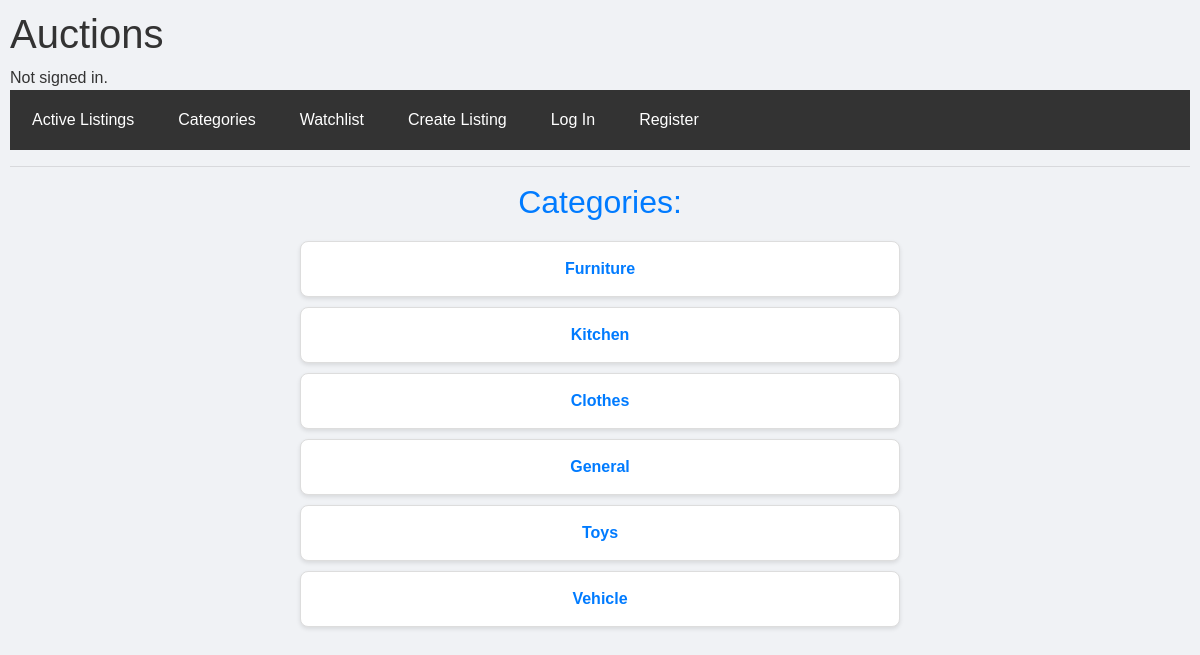
The page /categories on the database its author committed.
### auctions/models.py (models this page shows, shortened)
class Category(models.Model):
    name = models.CharField(max_length=100)

### auctions/views.py (the view)
# urls.py: path("categories", views.categories_listing, name="categories_listing"),
def categories_listing(request):
    categories = Category.objects.all()
    return render(request, "auctions/category.html", {
        "categories": categories
    })

### auctions/templates/auctions/category.html
{% extends "auctions/layout.html" %}
{% load static %}
{% block head %}
    <link href="{% static 'auctions/category.css' %}" rel="stylesheet">
{% endblock %}
{% block body %}
    <h2 id="categoryh">Categories: </h2>
    <ul id="categoryu">
        {% for category in categories %}
            <li id="categoryl"><a href="{% url 'listing_in_category' category.name %}">{{ category.name }}</a></li>
        {% endfor %}
    </ul>
{% endblock %}

### auctions/static/auctions/styles.css (style rules this page uses)
body { padding: 10px; }

### auctions/static/auctions/category.css (style rules this page uses)
body { font-family: Arial, sans-serif; background-color: #f0f2f5; color: #333; }
#categoryh { text-align: center; color: #007bff; margin-bottom: 20px; }
#categoryu { list-style-type: none; padding: 0; }
#categoryl { background-color: #ffffff; padding: 15px; margin: 10px auto; max-width: 600px; border: 1px solid #ddd; border-radius: 8px; box-shadow: 0 2px 4px rgba(0, 0, 0, 0.1); transition: transform 0.3s ease, box-shadow 0.3s ease; text-align: center; cursor: pointer; }
#categoryl a { text-decoration: none; color: #007bff; font-weight: bold; }

### rows shown on the page
Category: name "Furniture"
Category: name "Kitchen"
Category: name "Clothes"
Category: name "General"
Category: name "Toys"
Category: name "Vehicle"
